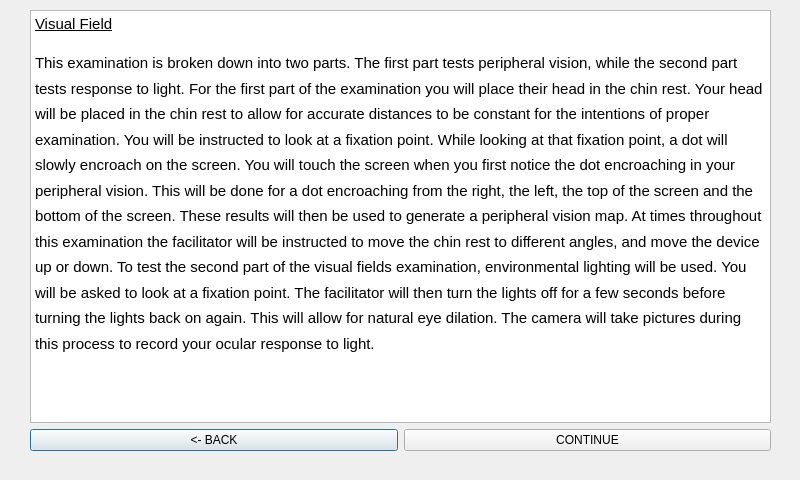
<?xml version="1.0" encoding="UTF-8"?>
<ui version="4.0">
 <class>fielddescr</class>
 <widget class="QDialog" name="fielddescr">
  <property name="geometry">
   <rect>
    <x>0</x>
    <y>0</y>
    <width>800</width>
    <height>480</height>
   </rect>
  </property>
  <property name="windowTitle">
   <string>Dialog</string>
  </property>
  <widget class="QWidget" name="">
   <property name="geometry">
    <rect>
     <x>30</x>
     <y>10</y>
     <width>741</width>
     <height>441</height>
    </rect>
   </property>
   <layout class="QVBoxLayout" name="verticalLayout">
    <item>
     <widget class="QTextBrowser" name="textBrowser">
      <property name="html">
       <string>&lt;!DOCTYPE HTML PUBLIC &quot;-//W3C//DTD HTML 4.0//EN&quot; &quot;http://www.w3.org/TR/REC-html40/strict.dtd&quot;&gt;
&lt;html&gt;&lt;head&gt;&lt;meta name=&quot;qrichtext&quot; content=&quot;1&quot; /&gt;&lt;style type=&quot;text/css&quot;&gt;
p, li { white-space: pre-wrap; }
&lt;/style&gt;&lt;/head&gt;&lt;body style=&quot; font-family:'Ubuntu'; font-size:11pt; font-weight:400; font-style:normal;&quot;&gt;
&lt;p style=&quot; margin-top:12px; margin-bottom:0px; margin-left:0px; margin-right:0px; -qt-block-indent:0; text-indent:0px; line-height:150%;&quot;&gt;&lt;span style=&quot; text-decoration: underline;&quot;&gt;Visual Field&lt;/span&gt;&lt;/p&gt;
&lt;p style=&quot; margin-top:12px; margin-bottom:0px; margin-left:0px; margin-right:0px; -qt-block-indent:0; text-indent:0px; line-height:150%;&quot;&gt;This examination is broken down into two parts. The first part tests peripheral vision, while the second part tests response to light. For the first part of the examination you will place their head in the chin rest. Your head will be placed in the chin rest to allow for accurate distances to be constant for the intentions of proper examination. You will be instructed to look at a fixation point. While looking at that fixation point, a dot will slowly encroach on the screen. You will touch the screen when you first notice the dot encroaching in your peripheral vision. This will be done for a dot encroaching from the right, the left, the top of the screen and the bottom of the screen. These results will then be used to generate a peripheral vision map. At times throughout this examination the facilitator will be instructed to move the chin rest to different angles, and move the device up or down. To test the second part of the visual fields examination, environmental lighting will be used. You will be asked to look at a fixation point. The facilitator will then turn the lights off for a few seconds before turning the lights back on again. This will allow for natural eye dilation. The camera will take pictures during this process to record your ocular response to light. &lt;/p&gt;
&lt;p style=&quot;-qt-paragraph-type:empty; margin-top:0px; margin-bottom:0px; margin-left:0px; margin-right:0px; -qt-block-indent:0; text-indent:0px;&quot;&gt;&lt;br /&gt;&lt;/p&gt;&lt;/body&gt;&lt;/html&gt;</string>
      </property>
     </widget>
    </item>
    <item>
     <layout class="QHBoxLayout" name="horizontalLayout">
      <item>
       <widget class="QPushButton" name="fielddescrbakButton">
        <property name="text">
         <string>&lt;- BACK</string>
        </property>
       </widget>
      </item>
      <item>
       <widget class="QPushButton" name="fielddescrcontButton">
        <property name="text">
         <string>CONTINUE</string>
        </property>
       </widget>
      </item>
     </layout>
    </item>
   </layout>
  </widget>
 </widget>
 <resources/>
 <connections/>
</ui>
